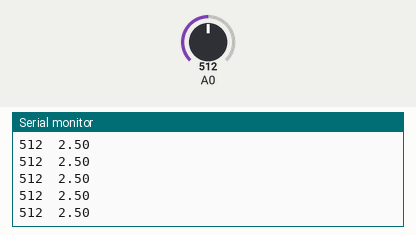
Simulated run of this sketch. Board: Arduino Uno, built with avr-gcc and run on an emulated ATmega328P. Shown: the last lines printed to the serial monitor. Inputs (shaded band) come from the test bench; at power-on: A0 = 512.

Above: at 2.7 s.
2.8 s: A0 set to 981
At 3.8 s:
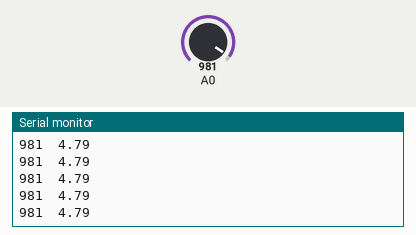
4.3 s: A0 set to 1014
At 4.8 s:
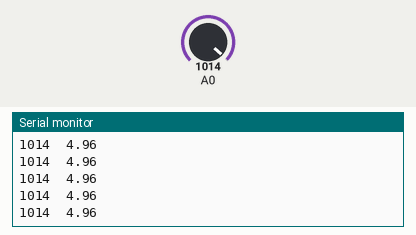
Timing chart, 0 to 7.3 s (numbered marks = the images above; inputs shaded):
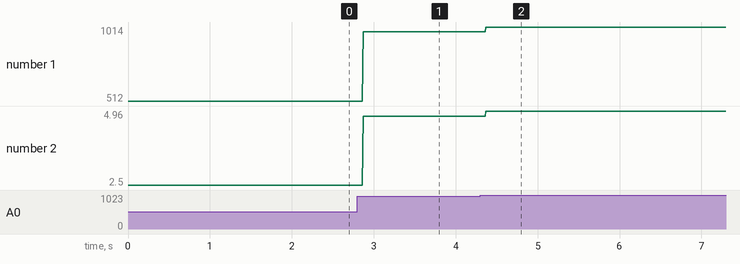

The sketch:

11_analogTovoltage.ino
```cpp
void setup() {
  Serial.begin(9600);
}

void loop() {
  int sensorValue = analogRead(A0);
  float voltage = sensorValue * (5.0/1023.0);
  Serial.print(sensorValue);
  Serial.print("\t");
  Serial.println(voltage);
}
```

Measured:
- after the input at 2.8 s, the serial monitor: prints a new line after 0.07 s (image 1)
- after the input at 4.3 s, the serial monitor: prints a new line after 0.07 s (image 2)
- plotted number 1: 512 → 981 after the input at 2.8 s, 981 → 1014 after the input at 4.3 s
- plotted number 2: 2.5 → 4.79 after the input at 2.8 s, 4.79 → 4.9 after the input at 4.3 s
